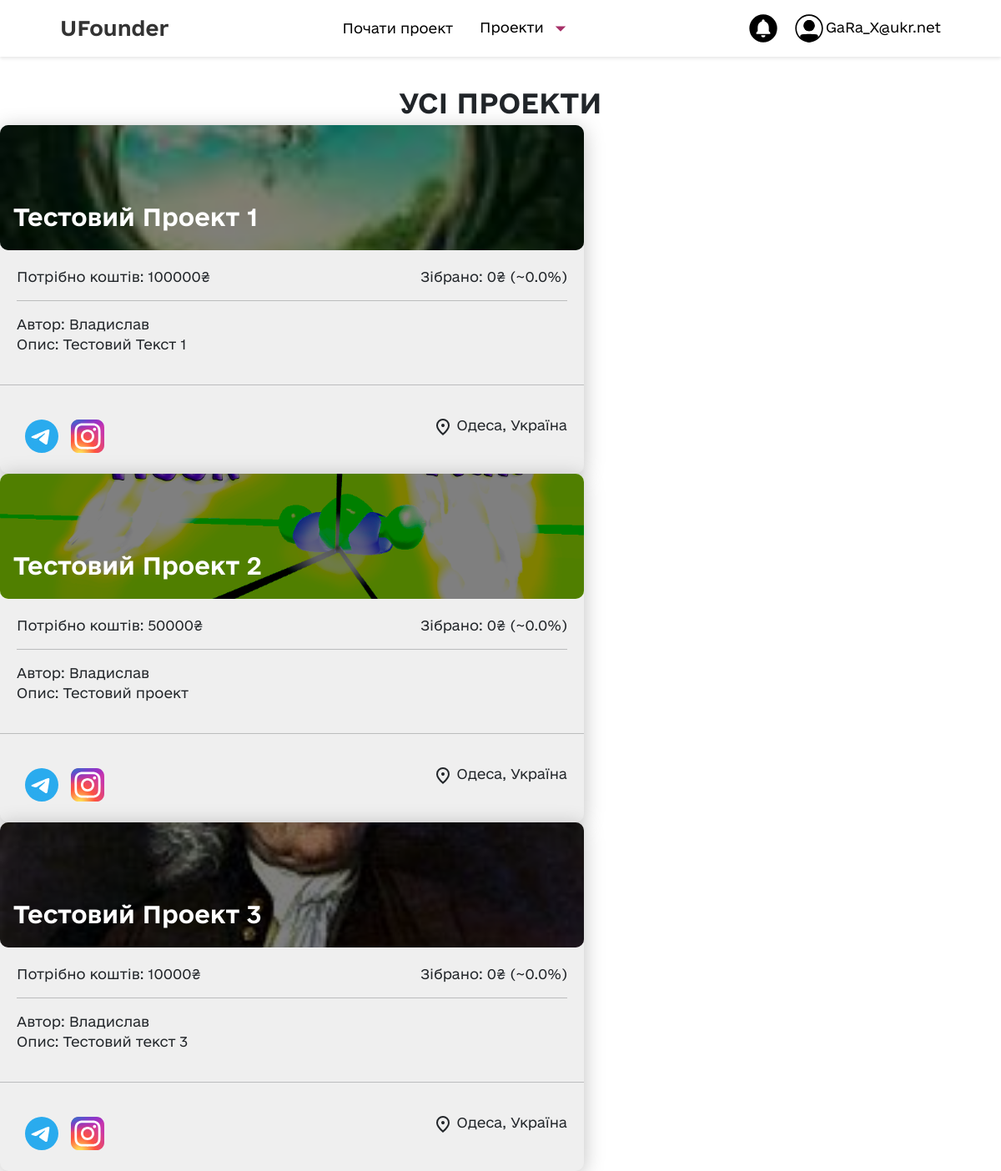
/all_projects (signed in), run on the app's committed database.
### tables.py (models this page shows)
class User(db.Model):
    __tablename__: str = 'users'
    id =                      db.Column(db.Integer(),       primary_key=True)
    name =                    db.Column(db.String(102),     nullable=False)
    nickname =                db.Column(db.String(30),      nullable=True)
    registeredOn =           db.Column(db.DateTime(),      default=datetime.now)
    password =                db.Column(db.String(24),      nullable=False)
    email =                   db.Column(db.Text,            unique=True,         nullable=False)
    resume =                  db.Column(db.Text,            nullable=True)
    aboutMe =                db.Column(db.Text,            nullable=True)
    notifications =          db.Column(db.Text,            nullable=True)
    social_media =           db.Column(db.Text,            nullable=True)
    address =                 db.Column(db.Text,            nullable=True)
    projectsParticipated =   db.relationship('ProjectTeam', back_populates='user')
    projectsSponsored =      db.relationship('UserSponsor', back_populates='user')

class Project(db.Model):
    __tablename__: str = 'projects'
    id =                 db.Column(db.Integer(),    primary_key=True)
    authorId =          db.Column(db.Integer(),    nullable=True)
    usersClicked =      db.Column(db.Text,         nullable=True)
    category =          db.Column(db.Text,         nullable=False)
    caption =            db.Column(db.String(100),  nullable=False)
    mediaNames =        db.Column(db.String(31),   nullable=True)
    createdOn =         db.Column(db.DateTime(),   default=datetime.now)
    updatedOn =         db.Column(db.DateTime(),   default=datetime.now,   onupdate=datetime.now)
    neededAmount =      db.Column(db.BigInteger(), nullable=False)
    receivedAmount =    db.Column(db.BigInteger(), nullable=True)
    startBudget =       db.Column(db.Integer(), nullable=False)
    description =        db.Column(db.Text,         nullable=False)
    address =            db.Column(db.Text,         nullable=True)
    team =               db.relationship('ProjectTeam', back_populates='project')
    sponsors =           db.relationship('UserSponsor', back_populates='project')

### project_blueprint.py (the view)
@project.route("/all_projects", methods=["GET"])
def ShowAllProjects():
    projects = ProjectQuery().GetProjects()
    return render_template("all_projects.html",
                           projects=projects,
                           getImageById=getImageNameById,
                           path=UPLOAD_FOLDER,
                           getUserById=UserQuery().GetUserById,
                           loads=loads
                           )

### image_manager.py (called while the page is built)
def getImageNameById(id, upload_folder=UPLOAD_FOLDER):
    names = [f.split(".") for f in listdir(upload_folder) if "_" not in f]
    for name in names:
        if int(name[0]) == id:
            return f"{name[0]}.{name[-1]}"

### queries.py (called while the page is built)
    def GetUserById(self, id):
        return db.session.query(User)\
            .get(id)

    def GetProjects(self):
        return db.session.query(Project)\
            .all()

### templates/all_projects.html (shortened to what this page needs)
{% extends 'base.html' %}
{% block content %}
  <div class="recent">
    <h2 class="recent__title text-center">УСІ ПРОЕКТИ</h2>
    <div class="all__projects">
    {% for project in projects %}
      <div class="recent__recent-project">
        <div class="recent-project__header" style="background-image: url(../{{ path }}/{{ getImageById(project.id) }})">
          <h3 class="recent-project__text"><a href="{{ url_for('project.ViewProject', project_id=project.id) }}">{{ project.caption }}</a></h3>
        </div>
        <div class="recent-project__content">
          <div class="recent-project__donates">
            <div class="recent-project__need">Потрібно коштів: {{ project.neededAmount }}₴ </div>
            <div class="recent-project__donated">Зібрано: {{ project.receivedAmount }}₴ (~{{ ((project.receivedAmount/project.neededAmount) * 100)|round }}%) </div>
          </div>
          <hr>
          <div class="recent-content__descriprion">
            <p class="recent-project__description"><span>Автор:</span> {{ getUserById(project.authorId).name }}</p>
            <p class="recent-project__description recent-project__goals"><span>Опис: </span> {{ loads(project.description)['description'] }} </p>
          </div>
        </div>
        <hr>
        <div class="recent-project__recent-footer">
          <div class="projects__footer--socials">
            {% if getUserById(project.authorId).social_media is not none and loads(getUserById(project.authorId).social_media)['telegram'] is not none %}
            <div class="project-page--social" >
                <a href="https://t.me/{{loads(getUserById(project.authorId).social_media)['telegram']}}"><img src="../static/images/logos_telegram.svg" alt="telegram"></a>
            </div>
            {% endif %}
            {% if getUserById(project.authorId).social_media is not none and loads(getUserById(project.authorId).social_media)['instagram'] is not none %}
            <div class="project-page--social">
                <a href="https://instagram.com/{{loads(getUserById(project.authorId).social_media)['instagram']}}"><img src="../static/images/skill-icons_instagram.svg" alt="instagram"></a>
            </div>
            {% endif %}
          </div>
          <div class="recent-footer__text">
            <span> {{ project.address }}, Україна  </span>
          </div>
        </div>
      </div>
    {% endfor %}
    </div>
{% endblock %}

### templates/base.html (shortened to what this page needs)
<!DOCTYPE html>
<html lang="en">
<head>
  <link rel="stylesheet" href="../static/css/bootstrap.min.css">
  <link rel="stylesheet" href="../static/scss/styles.css">
</head>
<body>
  <header class="header">
    <div class="header__logo"><a href="{{ url_for('main.MainPage') }}">UFounder</a></div>
    <nav class="header__nav">
      <ul class="header__menu menu">
        <li class="menu__item"><a href="{{ url_for('project.CreateProject') }}" class="menu__link">Почати проект</a></li>
        <li class="menu__item dropdown">
          <a class="menu__link" href="#" id="navbarDropdownMenuLink" role="button"
            data-bs-toggle="dropdown" aria-expanded="false">
            Проекти <svg xmlns="http://www.w3.org/2000/svg" width="30" height="30" viewBox="0 0 24 24">
              <path fill="#a73169" d="m12 15l-5-5h10l-5 5Z" /></svg>
          </a>
        </li>
      </ul>
    </nav>
    <div class="header__profile profile">
     <a href="{{ url_for('user.ShowNotifications') if session['id'] else url_for('main.MainPage')}}" class="profile__link"></a>
      <a href="{{ url_for('user.SignupPage') if not session['id'] else url_for('user.Profile') }}" class="profile__link"><svg xmlns="http://www.w3.org/2000/svg"
          width="48" height="48" viewBox="0 0 48 48">
          <g fill="currentColor">
            <path fill-rule="evenodd"
              d="M24 42c9.941 0 18-8.059 18-18S33.941 6 24 6S6 14.059 6 24s8.059 18 18 18Zm0 2c11.046 0 20-8.954 20-20S35.046 4 24 4S4 12.954 4 24s8.954 20 20 20Z"
              clip-rule="evenodd" />
            <path
              d="M12 35.63c0-1.033.772-1.906 1.8-2.02c7.715-.854 12.72-.777 20.418.019a1.99 1.99 0 0 1 1.108 3.472c-9.085 7.919-14.277 7.81-22.686.008c-.41-.38-.64-.92-.64-1.478Z" />
            <path fill-rule="evenodd"
              d="M34.115 34.623c-7.637-.79-12.57-.864-20.206-.019A1.028 1.028 0 0 0 13 35.631c0 .286.119.557.32.745c4.168 3.866 7.326 5.613 10.413 5.624c3.098.011 6.426-1.722 10.936-5.652a.99.99 0 0 0-.554-1.724ZM13.69 32.616c7.796-.863 12.874-.785 20.632.018a2.99 2.99 0 0 1 1.662 5.221c-4.575 3.988-8.385 6.16-12.257 6.145c-3.883-.014-7.525-2.223-11.766-6.158A3.018 3.018 0 0 1 11 35.63a3.028 3.028 0 0 1 2.69-3.015Z"
              clip-rule="evenodd" />
            <path d="M32 20a8 8 0 1 1-16 0a8 8 0 0 1 16 0Z" />
            <path fill-rule="evenodd" d="M24 26a6 6 0 1 0 0-12a6 6 0 0 0 0 12Zm0 2a8 8 0 1 0 0-16a8 8 0 0 0 0 16Z"
              clip-rule="evenodd" />
          </g>
          <span>{{ session["email"] if session["email"] else "Увійдіть у акаунт" }}</span>
        </svg></a></div>
  </header>
  {% block content %} {% endblock %}
</body>

### static/scss/styles.css (style rules this page uses)
* { margin: 0; padding: 0; box-sizing: border-box; cursor: default; }
p { margin: 0; padding: 0; }
a { color: #000 !important; cursor: pointer; text-decoration: none !important; transition: all 0.3s ease-in-out; }
.header { display: flex; justify-content: space-between; align-items: center; padding: 14px 226px 14px 226px; background-color: #fff; box-shadow: 0 2px 4px rgba(0, 0, 0, 0.1); }
body { font-family: "e-Ukraine" !important; }
.header__logo { font-size: 1.5rem; font-weight: bold; color: #333 !important; text-decoration: none !important; }
.header__logo a { color: #333 !important; text-decoration: none !important; }
.profile__link svg { width: 40px; height: 40px; }
.header__nav { display: flex; justify-content: center; align-items: center; }
.header__menu { display: flex; justify-content: space-between; align-items: center; margin: 0; padding: 0; list-style-type: none; }
.menu__item { margin: 0 1rem; }
.menu__link { color: #333; text-decoration: none; transition: all 0.2s ease-in-out; font-weight: light; }
.profile__link { color: #333; text-decoration: none; transition: all 0.2s ease-in-out; }
@media (max-width: 1250px) { .header { padding: 14px 72px 14px 72px; } }
.recent__title { margin-top: 3%; font-weight: bold; }
.recent__recent-project { box-shadow: 0px 4px 25px rgba(0, 0, 0, 0.25); border-radius: 10px; display: inline-block; background-color: #EFEFEF; margin-right: 10px; margin-right: 20px; width: 700px; }
.recent-project__header { display: flex; align-items: flex-end; padding: 16px; height: 150px; border-radius: 10px; background-position: center; background-repeat: no-repeat; background-size: cover; color: #fff; position: relative; }
.recent-project__header::before { content: ""; border-radius: 10px; position: absolute; top: 0; left: 0; right: 0; bottom: 0; background-color: rgba(0, 0, 0, 0.5); z-index: 2; }
.recent-project__text { z-index: 100; position: relative; font-weight: bold; text-transform: capitalize; }
.recent-project__text a { color: #fff !important; }
.recent-project__donates { display: flex; flex-direction: row; justify-content: space-between; }
.recent-project__content { padding: 20px; }
.recent-project__goals { overflow: hidden; text-overflow: ellipsis; }
.recent-project__recent-footer { padding: 20px; justify-content: space-between; display: flex; }
.recent-footer__text { display: inline-block; }
.project-page--social { display: inline-block; }
.project-page--social img { display: inline-block; width: 50px; height: 50px; padding-left: 10px; }
.notification { margin-right: 10px; }

### data on the page
User: email "GaRa_X@ukr.net"
Project: shows a picture, caption "Тестовий Проект 1", neededAmount "100000", receivedAmount "0", ((project.receivedAmount/project.neededAmount)*100)|round "0.0", authorId.name "Владислав", description "Тестовий Текст 1", address "Одеса"
Project: shows a picture, caption "Тестовий Проект 2", neededAmount "50000", receivedAmount "0", ((project.receivedAmount/project.neededAmount)*100)|round "0.0", authorId.name "Владислав", description "Тестовий проект", address "Одеса"
Project: shows a picture, caption "Тестовий Проект 3", neededAmount "10000", receivedAmount "0", ((project.receivedAmount/project.neededAmount)*100)|round "0.0", authorId.name "Владислав", description "Тестовий текст 3", address "Одеса"
